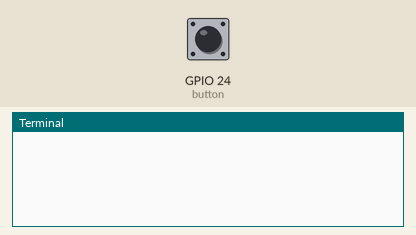
Simulated run of this program. Board: Raspberry Pi (BCM pin numbers). On the bench: the last lines printed to the terminal. The inputs (shaded band) are chosen by the test bench; at power-on: GPIO 24 (button) HIGH.

Above: at 1.2 s.
1.3 s: GPIO 24 (button) pulled LOW for 0.15 s
At 1.43 s:
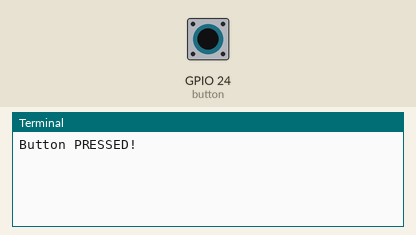
At 1.8 s:
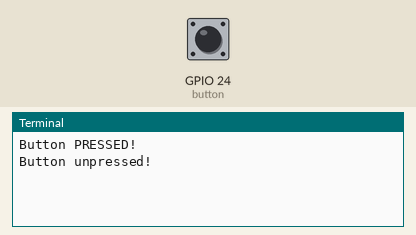

Measured:
- after the input at 1.3 s, the terminal: prints a new line at once (image 1)

The program:

button.py
```python
from gpiozero import Button
from signal import pause

def press():
  print ( "Button PRESSED!" )

def unpress():
  print ( "Button unpressed!" )

button = Button(24)
button.when_released = unpress
button.when_pressed = press

pause()
```
